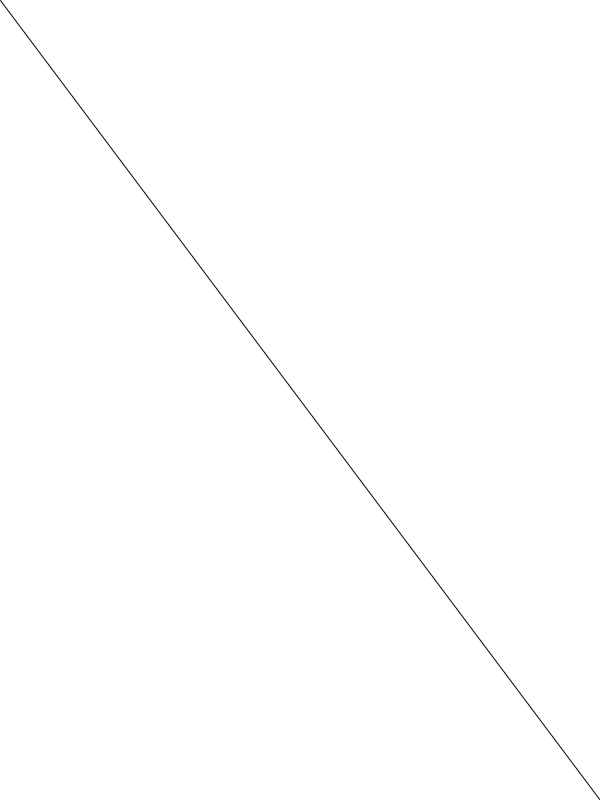
Frame 1 (no input)
Frame 60 (the mouse pressed at the canvas centre just before this capture): identical to frame 1, image omitted
Frame 120 (the mouse held since frame 60 and released just before this capture): identical to frame 1, image omitted

The Processing sketch that drew this single still picture (run headless with seeded random() and noise(); from frame 60 on, the mouse is pressed at the canvas centre):

// Processing sketch: Cantor_Set
// ── Cantor_Set.pde
ArrayList<CantorLine> lines;

void setup() {
  size(600, 800);
  background(255);
  lines = new ArrayList<CantorLine>();
  lines.add(new CantorLine(0, 0, width, height));
  for (CantorLine l : lines) {
    l.display();
  }
}

void draw() {
}

void generate() {
  background(255);
  ArrayList<CantorLine> next = new ArrayList<CantorLine>();
  for (CantorLine l: lines) {
    next.add(new CantorLine(l.startx, l.starty, (l.endx  + 2*l.startx)/3, (l.endy  + 2*l.starty)/3));
    next.add(new CantorLine((l.startx + l.endx*2)/3, (l.starty + l.endy*2)/3, l.endx, l.endy));
  }
  lines = next;
  for (CantorLine l : next) {
    l.display();
  }
}

class CantorLine {
  float startx, starty, endx, endy;
  CantorLine(float startx_, float starty_, float endx_, float endy_) {
    startx = startx_;
    starty = starty_;
    endx = endx_;
    endy = endy_;
  }
  void display() {
    line(startx, starty, endx, endy);
  }
}

void keyPressed() {
  generate();
}
